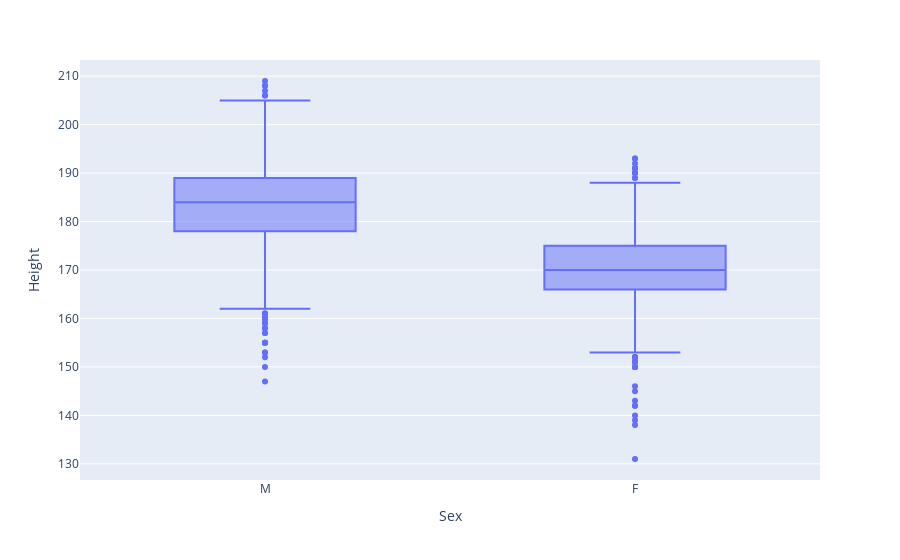

Notebook code cell kept with this figure:
### Markdown cell above
Как мы видим, на одних и тех же играх 1996 года принимали участие два однофамильца - ID, возраст, вес разные. Значит для оформления графиков я буду производить группировку по ID, чтобы не допустить повторений:

### Code cell
# аггрегирующая функция может быть и max - нам не важно, так как мы проверили единственность параметра для каждого ID
px.box(swimmers.groupby(['ID', 'Sex'], as_index=False).agg({'Height': 'min'}).dropna(), y='Height', x='Sex')

### Figure 1 — Plotly figure (JSON) as saved in the notebook; plotly's stock layout.template omitted (floating-point values rounded to 4 significant figures; data arrays with more than 128 entries replaced by an {"elided": "..."} marker saying what was removed)
{"data": [{"alignmentgroup": "True", "hovertemplate": "Sex=%{x}<br>Height=%{y}<extra></extra>", "legendgroup": "", "marker": {"color": "#636efa"}, "name": "", "notched": false, "offsetgroup": "", "orientation": "v", "showlegend": false, "type": "box", "x": {"elided": "6617 str values"}, "x0": " ", "xaxis": "x", "y": {"elided": "6617 int values"}, "y0": " ", "yaxis": "y"}], "layout": {"boxmode": "group", "legend": {"tracegroupgap": 0}, "margin": {"t": 60}, "xaxis": {"anchor": "y", "domain": [0, 1], "title": {"text": "Sex"}}, "yaxis": {"anchor": "x", "domain": [0, 1], "title": {"text": "Height"}}}}
